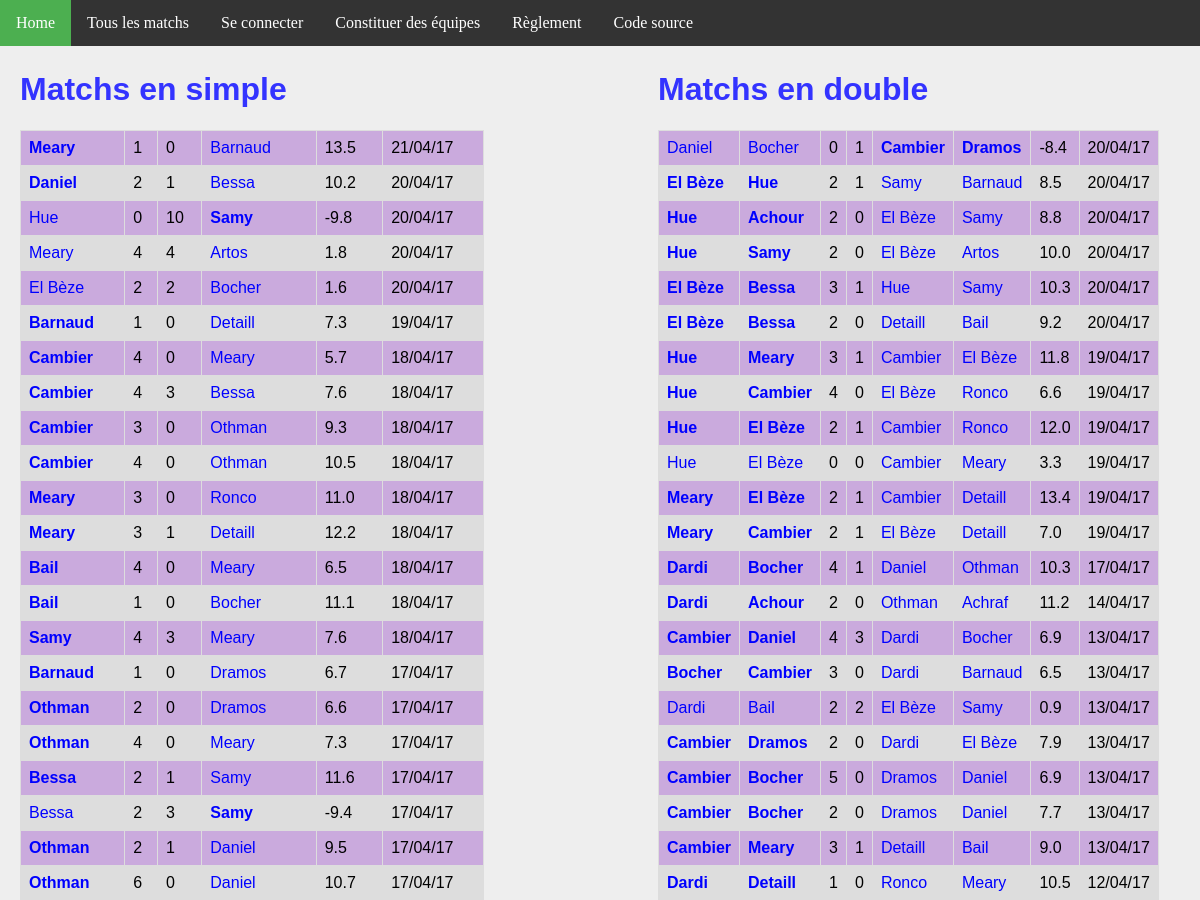
Page /matchs/ (upper part) on the earlier database version.
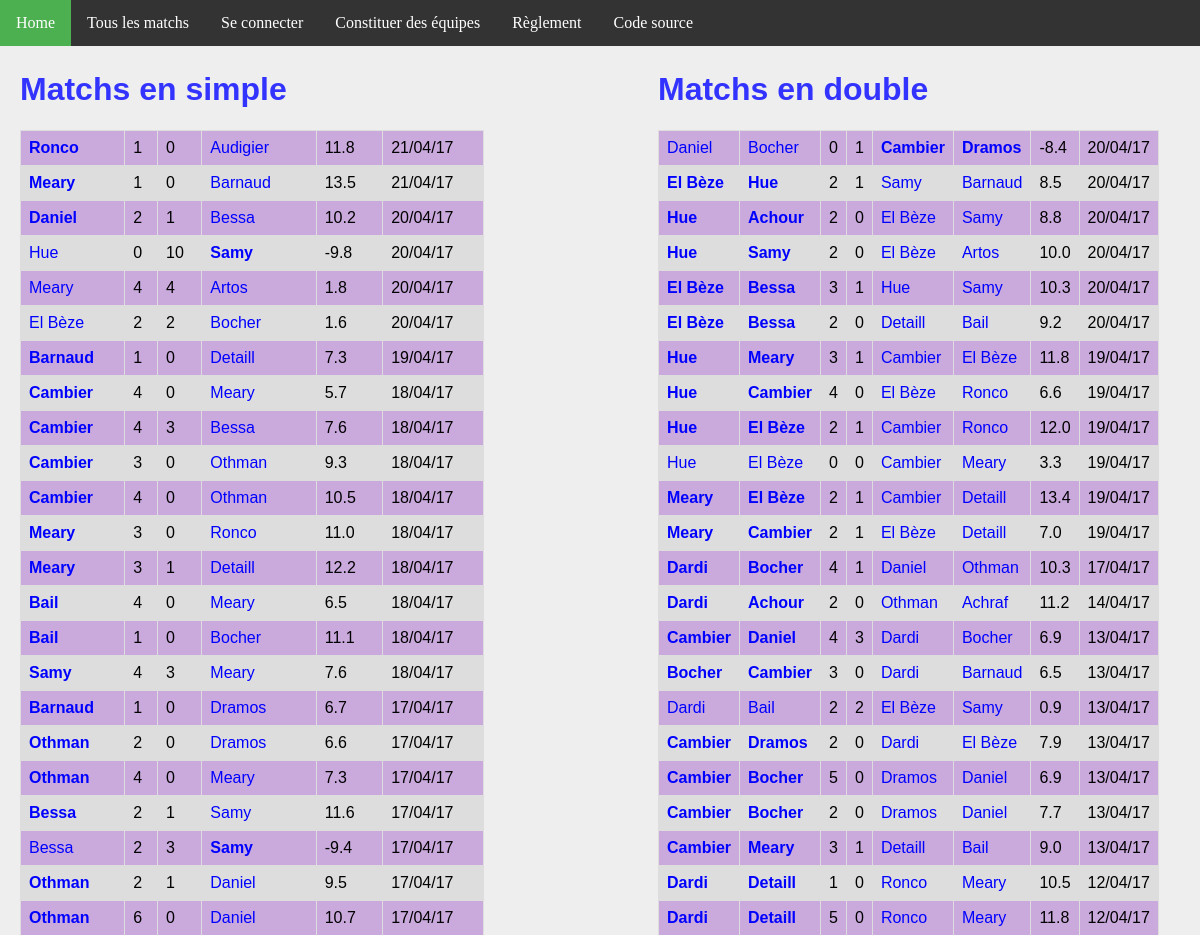
Same page on the later database version.
### ranking/models.py (models this page shows, shortened)
class MatchSimple(models.Model):
    domicile = models.ForeignKey('Joueur', related_name = 'dom')
    exterieur = models.ForeignKey('Joueur', related_name = 'exte')
    date = models.DateTimeField(auto_now_add=True)
    buts_domicile = models.IntegerField(default=0)
    buts_exterieur = models.IntegerField(default=0)
    points = models.FloatField(default=0)
    @property
    def winner(self):
        if self.buts_domicile > self.buts_exterieur:
            return 1.
        elif self.buts_domicile < self.buts_exterieur:
            return 0.
        else:
            return 0.5

class Joueur(models.Model):
    user = models.OneToOneField(User, on_delete=models.CASCADE)
    pseudo = models.CharField(max_length = 50, default="Pax lambda")
    simple_score = models.FloatField(default=100)
    simple_rang = models.IntegerField(default=0)
    simple_victoires = models.IntegerField(default=0)
    simple_nuls = models.IntegerField(default=0)
    simple_defaites = models.IntegerField(default=0)
    simple_buts_pour = models.IntegerField(default=0)
    simple_buts_contre = models.IntegerField(default=0)
    double_score = models.FloatField(default=100)
    double_rang = models.IntegerField(default=0)
    double_victoires = models.IntegerField(default=0)
    double_nuls = models.IntegerField(default=0)
    double_defaites = models.IntegerField(default=0)
    double_buts_pour = models.IntegerField(default=0)
    double_buts_contre = models.IntegerField(default=0)

class MatchDouble(models.Model):
    domicile_1 = models.ForeignKey('Joueur', related_name = 'dom1')
    domicile_2 = models.ForeignKey('Joueur', related_name = 'dom2')
    exterieur_1 = models.ForeignKey('Joueur', related_name = 'exte1')
    exterieur_2 = models.ForeignKey('Joueur', related_name = 'exte2')
    date = models.DateTimeField(auto_now_add=True)
    buts_domicile = models.IntegerField(default=0)
    buts_exterieur = models.IntegerField(default=0)
    points = models.FloatField(default=0)
    @property
    def winner(self):
        if self.buts_domicile > self.buts_exterieur:
            return 1.
        elif self.buts_domicile < self.buts_exterieur:
            return 0.
        else:
            return 0.5

### ranking/views.py (the view)
# urls.py: url(r'^matchs/$', views.all_matchs, name='matchs'),
def all_matchs(request):
    context = {
        'simple_matchs': MatchSimple.objects.order_by('-date').all(),
        'double_matchs': MatchDouble.objects.order_by('-date').all(),
    }
    return render(request, 'all_matchs.html', context)

### ranking/templatetags/app_filter.py (called while the page is built)
@register.filter(name='decimal')
def decimal(x):
    return '{0:.1f}'.format(x)

### ranking/templates/all_matchs.html
{% extends 'base.html' %}
{% block body %}
{% load app_filter %}
<div id="column1" style="float:left; margin:0; width:40%;">
    <h1>Matchs en simple</h1>
    <table>
        {% for m in simple_matchs %}
        <tr>
            <td {% if m.winner == 1 %} style='font-weight:bold'{% endif %} >
                <a href="{% url 'joueur' m.domicile.id %}">{{m.domicile.pseudo}}</a>
            </td>
            <td>{{m.buts_domicile}}</td>
            <td>{{m.buts_exterieur}}</td>
            <td {% if m.winner == 0 %} style='font-weight:bold'{% endif %} >
                <a href="{% url 'joueur' m.exterieur.id %}">{{m.exterieur.pseudo}}</a>
            </td>
            <td>{{m.points|decimal}}</td>
            <td>{{m.date | date:'d/m/y'}}</td>
        </tr>
        {% endfor %}
    </table>
</div>
<div id="column2" style="float:left; margin-left:15%;width:40%;">
<h1>Matchs en double</h1>
<table>
    {% for m in double_matchs %}
    <tr>
        <td {% if m.winner == 1 %} style='font-weight:bold'{% endif %} >
            <a class="joueur" href="{% url 'joueur' m.domicile_1.id %}">{{m.domicile_1.pseudo}}</a>
        </td>
        <td {% if m.winner == 1 %} style='font-weight:bold'{% endif %} >
            <a class="joueur" href="{% url 'joueur' m.domicile_2.id %}">{{m.domicile_2.pseudo}}</a>
        </td>
        <td>{{m.buts_domicile}}</td>
        <td>{{m.buts_exterieur}}</td>
        <td {% if m.winner == 0 %} style='font-weight:bold'{% endif %} >
            <a class='joueur' href="{% url 'joueur' m.exterieur_1.id %}">{{m.exterieur_1.pseudo}}</a>
        </td>
        <td {% if m.winner == 0 %} style='font-weight:bold'{% endif %} >
            <a class='joueur' href="{% url 'joueur' m.exterieur_2.id %}">{{m.exterieur_2.pseudo}}</a>
        </td>
        <td>{{m.points|decimal}}</td>
        <td>{{m.date | date:'d/m/y'}}</td>
    </tr>
    {% endfor %}
</table>
</div>
{% endblock %}

Differences in the rows shown:
added MatchSimple: domicile.pseudo "Ronco", buts_domicile "1", buts_exterieur "0", exterieur.pseudo "Audigier", points|decimal "11.8", date "21/04/17"
now on this page (row unchanged): MatchDouble: domicile_1.pseudo "Dardi", domicile_2.pseudo "Detaill", buts_domicile "5", buts_exterieur "0", exterieur_1.pseudo "Ronco", exterieur_2.pseudo "Meary", points|decimal "11.8", date "12/04/17"
